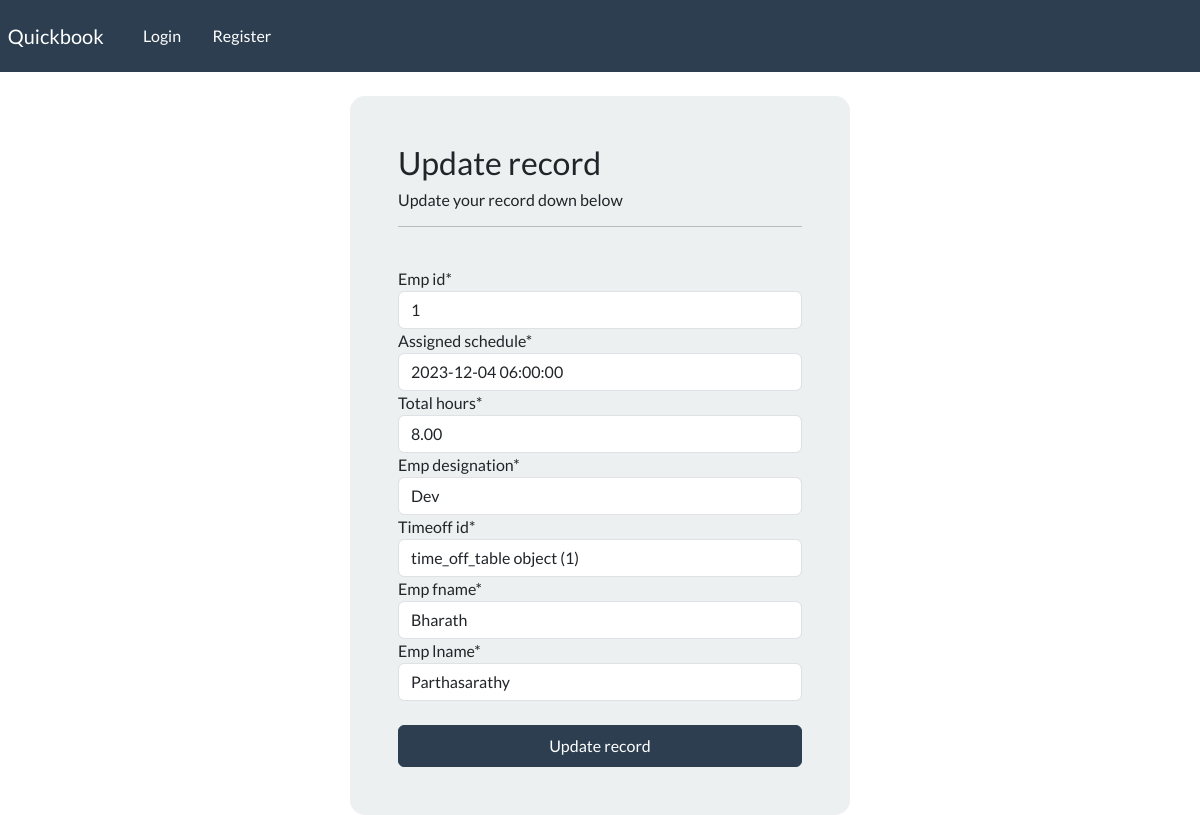
The app's page /update-create-record-shcedule/1 with its own data.
### webapp/models.py (models this page shows)
class employee_record(models.Model):
    emp_id = models.AutoField(primary_key=True)
    emp_fname = models.CharField(max_length=100)
    emp_lname = models.CharField(max_length=100)
    emp_email = models.CharField(max_length=100)
    emp_phone = models.IntegerField()
    emp_address = models.CharField(max_length=250)
    emp_designation = models.CharField(max_length=100)
    def __str__(self):
        return str(self.emp_id)

class schedule_table(models.Model):
    schedule_id=models.AutoField(primary_key=True)
    emp_id=models.ForeignKey(employee_record,on_delete=models.CASCADE, null=True)
    assigned_schedule=models.DateTimeField()
    total_hours=models.DecimalField(max_digits=5, decimal_places=2)
    emp_fname=models.CharField(max_length=100)
    emp_lname=models.CharField(max_length=100)
    emp_designation = models.CharField(max_length=100, null=True)
    timeoff_id=models.ForeignKey(time_off_table,on_delete=models.CASCADE, null=True)

### webapp/views.py (the view)
# urls.py: path('update-create-record-shcedule/<int:pk>', views.record_schedule_update, name="update-create-record-shcedule"),
def record_schedule_update(request, pk):
     record = schedule_table.objects.get(emp_id=pk)
     form = UpdateRecordForm_schedule(instance=record)
     if request.method == 'POST':
          form = UpdateRecordForm_schedule(request.POST, instance=record)
          if form.is_valid():
               form.save()
               return redirect("date-record")
     context = {'form':form}
     return render(request, 'webapp/update-record.html', context=context)

### webapp/forms.py
class UpdateRecordForm_schedule(forms.ModelForm):
        class Meta:
            model = schedule_table
            fields=['emp_id','assigned_schedule','total_hours','emp_designation','timeoff_id','emp_fname','emp_lname']

### webapp/templates/webapp/update-record.html (shortened to what this page needs)
{% extends 'webapp/base.html' %}
{% load crispy_forms_tags %}
{% block content %}
<body>
    <div class="container bg-light shadow-md p-5 form-layout">
        <h3> Update record </h3>
        <h6> Update your record down below </h6>
        <hr>
        <br>
        <form method="POST" autocomplete="off">
            {{form|crispy}}
            <br>
            <button type="submit" class="btn btn-primary w-100 btn-block p-2"> Update record </button>
        </form>
    </div>
</body>
{% endblock %}

### static/css/styles.css (style rules this page uses)
.form-layout { border-radius: 15px; width: 500px; }

### records on screen
employee_record: emp_id "1"
schedule_table: assigned_schedule "2023-12-04 06:00:00", total_hours "8.00", emp_designation "Dev", timeoff_id "time_off_table object (1)", emp_fname "Bharath", emp_lname "Parthasarathy"
